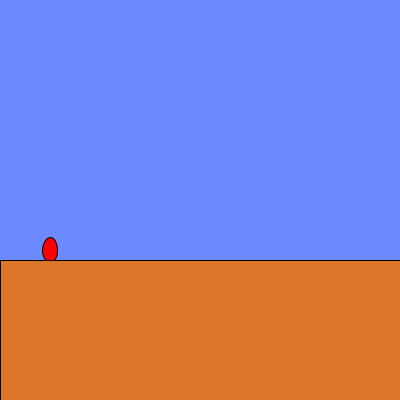
Frame 1 (no input)
Frame 60 (the mouse pressed at the canvas centre just before this capture): identical to frame 1, image omitted
Frame 120 (the mouse held since frame 60 and released just before this capture): identical to frame 1, image omitted

The Processing sketch that drew this single still picture (run headless with seeded random() and noise(); from frame 60 on, the mouse is pressed at the canvas centre):

// Processing sketch: week08_5_mario_keyPressed_keyCode_UP_RIGHT_LEFT
// ── week08_5_mario_keyPressed_keyCode_UP_RIGHT_LEFT.pde
//碰撞偵測
//牛頓力學(1)靜者恆靜、動者恆動,(2) f=m*a 位置、速度、加速度
void setup(){
  size(400,400);
}
float marioX=50,marioY=250,vx=0,vy=0;
void draw(){
  background(108,137,255);
  marioX +=vx;
  marioY +=vy;
   fill(255,0,0);   ellipse(marioX,marioY,15,25);
   fill(220,119,42); rect(0,260,400,150);
}
void keyPressed(){
   if(keyCode==RIGHT)vx=2;
   if(keyCode==LEFT)vx=-2;
   if(keyCode==UP) vy=-20;
 }
 void keyReleased(){
   if(keyCode==LEFT|| keyCode==RIGHT)vx=0;
   }
